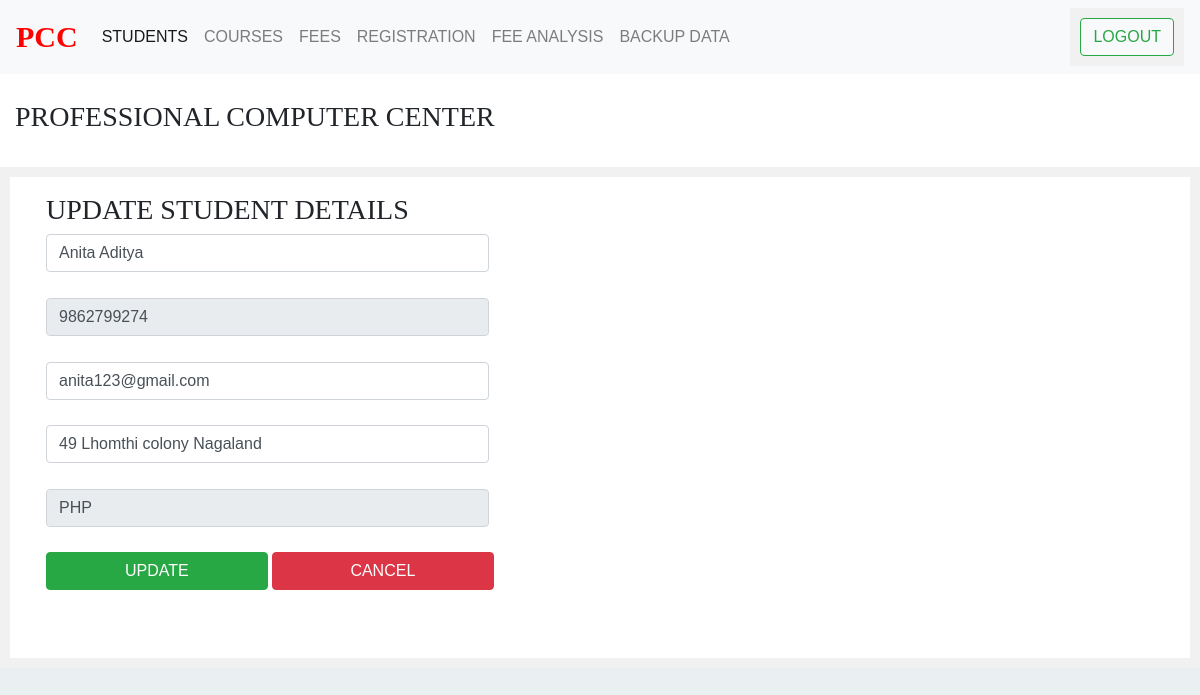
Screenshot of /Admin/StudentEdit.php?Slno=3 (signed in) with the database file from the repository.
### tables this page shows
CREATE TABLE IF NOT EXISTS `student` (
  `Id` int(5) NOT NULL AUTO_INCREMENT,
  `Name` varchar(30) NOT NULL,
  `Contact` varchar(10) NOT NULL,
  `Address` varchar(1000) NOT NULL,
  `Gmail` varchar(50) NOT NULL,
  `Course` text NOT NULL,
  `DOJ` date NOT NULL,
  `Block` int(11) NOT NULL,
  `DOE` varchar(15) NOT NULL DEFAULT 'Current',
  PRIMARY KEY (`Id`)
);

### Admin/StudentEdit.php (the view, shortened to what this page needs)
<!DOCTYPE html>
<html lang="en">
<head>
    <?php include("../Include/cdn.php"); ?>
</head>
<body>
        <?php include("../Include/navbar.php"); ?>
        <?php include("../Include/Title.php"); ?>
        <?php
        $result="";
        ?>
    <form action="?" method="GET">
        <div class="container">
                <?php
                    echo"<h3 class='font'>UPDATE STUDENT DETAILS </h3>";
                    include("../Include/database.php");
                    $sql="select * from student where Id='".$_GET['Slno']."'";
                    if ($res = mysqli_query($con, $sql))
                    while ($row = mysqli_fetch_assoc($res)) {
                        echo"<input  name='nameEdit' style='width:40%;' class='form-control' value='".$row['Name']."'> </input><br>";
                        echo"<input readonly name='contactEdit' style='width:40%;' class='form-control' value='".$row['Contact']."'> </input><br>";
                        echo"<input  name='gmailEdit' style='width:40%;' class='form-control' value='".$row['Gmail']."'> </input><br>";
                        echo"<input  name='addressEdit' style='width:40%;' class='form-control' value='".$row['Address']."'></input><br>";
                        echo"<input readonly name='courseEdit' style='width:40%;' class='form-control' value='".$row['Course']."'></input><br>";
                    }
                ?>
                <button name="save" style="width:20%;" class="btn btn-success">UPDATE</button>
                <button name="course" style="width:20%;" class="btn btn-danger">CANCEL</button><br><br>
                <label style="color:red; " class="font"><h4><?php echo $result ?></h4></label><br>
        </div>
    </form>
</body>
</html>

### Include/style.css (style rules this page uses)
* { padding:0; margin:0; }
html { background-color: #eaf0f2; }
body { font:16px/1.6 Arial, sans-serif; }

### rows the page displays
student: nameEdit "Anita Aditya", contactEdit "9862799274", gmailEdit "anita123@gmail.com", addressEdit "49 Lhomthi colony Nagaland", courseEdit "PHP"
